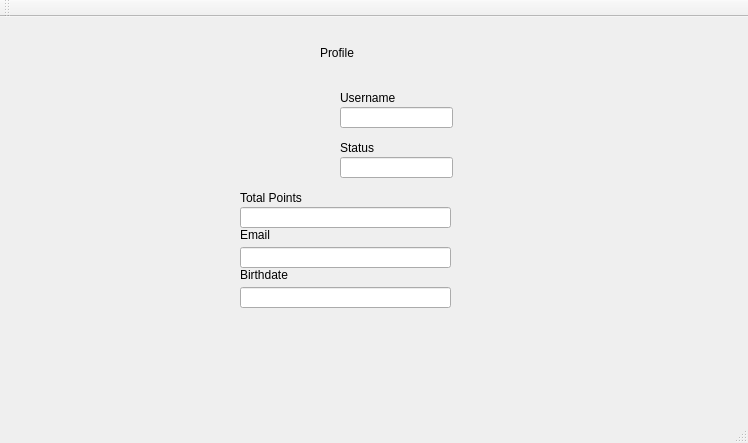
<?xml version="1.0" encoding="UTF-8"?>
<ui version="4.0">
 <class>ProfileInterfaceClass</class>
 <widget class="QMainWindow" name="ProfileInterfaceClass">
  <property name="geometry">
   <rect>
    <x>0</x>
    <y>0</y>
    <width>748</width>
    <height>443</height>
   </rect>
  </property>
  <property name="windowTitle">
   <string>ProfileInterface</string>
  </property>
  <widget class="QWidget" name="centralWidget">
   <widget class="QLabel" name="label">
    <property name="geometry">
     <rect>
      <x>340</x>
      <y>70</y>
      <width>61</width>
      <height>21</height>
     </rect>
    </property>
    <property name="text">
     <string>Username</string>
    </property>
   </widget>
   <widget class="QLineEdit" name="lineEdit">
    <property name="geometry">
     <rect>
      <x>340</x>
      <y>90</y>
      <width>113</width>
      <height>21</height>
     </rect>
    </property>
   </widget>
   <widget class="QLabel" name="label_2">
    <property name="geometry">
     <rect>
      <x>240</x>
      <y>210</y>
      <width>61</width>
      <height>16</height>
     </rect>
    </property>
    <property name="text">
     <string>Email</string>
    </property>
   </widget>
   <widget class="QLineEdit" name="lineEdit_2">
    <property name="geometry">
     <rect>
      <x>340</x>
      <y>140</y>
      <width>113</width>
      <height>21</height>
     </rect>
    </property>
   </widget>
   <widget class="QLabel" name="label_3">
    <property name="geometry">
     <rect>
      <x>240</x>
      <y>250</y>
      <width>81</width>
      <height>16</height>
     </rect>
    </property>
    <property name="text">
     <string>Birthdate</string>
    </property>
   </widget>
   <widget class="QLineEdit" name="lineEdit_3">
    <property name="geometry">
     <rect>
      <x>240</x>
      <y>190</y>
      <width>211</width>
      <height>21</height>
     </rect>
    </property>
   </widget>
   <widget class="QLabel" name="label_4">
    <property name="geometry">
     <rect>
      <x>340</x>
      <y>120</y>
      <width>61</width>
      <height>21</height>
     </rect>
    </property>
    <property name="text">
     <string>Status</string>
    </property>
   </widget>
   <widget class="QLineEdit" name="lineEdit_4">
    <property name="geometry">
     <rect>
      <x>240</x>
      <y>230</y>
      <width>211</width>
      <height>21</height>
     </rect>
    </property>
   </widget>
   <widget class="QLabel" name="label_5">
    <property name="geometry">
     <rect>
      <x>240</x>
      <y>170</y>
      <width>71</width>
      <height>21</height>
     </rect>
    </property>
    <property name="text">
     <string>Total Points</string>
    </property>
   </widget>
   <widget class="QLineEdit" name="lineEdit_5">
    <property name="geometry">
     <rect>
      <x>240</x>
      <y>270</y>
      <width>211</width>
      <height>21</height>
     </rect>
    </property>
   </widget>
   <widget class="QLabel" name="label_6">
    <property name="geometry">
     <rect>
      <x>320</x>
      <y>20</y>
      <width>51</width>
      <height>31</height>
     </rect>
    </property>
    <property name="text">
     <string>Profile</string>
    </property>
   </widget>
  </widget>
  <widget class="QMenuBar" name="menuBar">
   <property name="geometry">
    <rect>
     <x>0</x>
     <y>0</y>
     <width>748</width>
     <height>22</height>
    </rect>
   </property>
  </widget>
  <widget class="QToolBar" name="mainToolBar">
   <attribute name="toolBarArea">
    <enum>TopToolBarArea</enum>
   </attribute>
   <attribute name="toolBarBreak">
    <bool>false</bool>
   </attribute>
  </widget>
  <widget class="QStatusBar" name="statusBar"/>
 </widget>
 <layoutdefault spacing="6" margin="11"/>
 <resources/>
 <connections/>
</ui>
